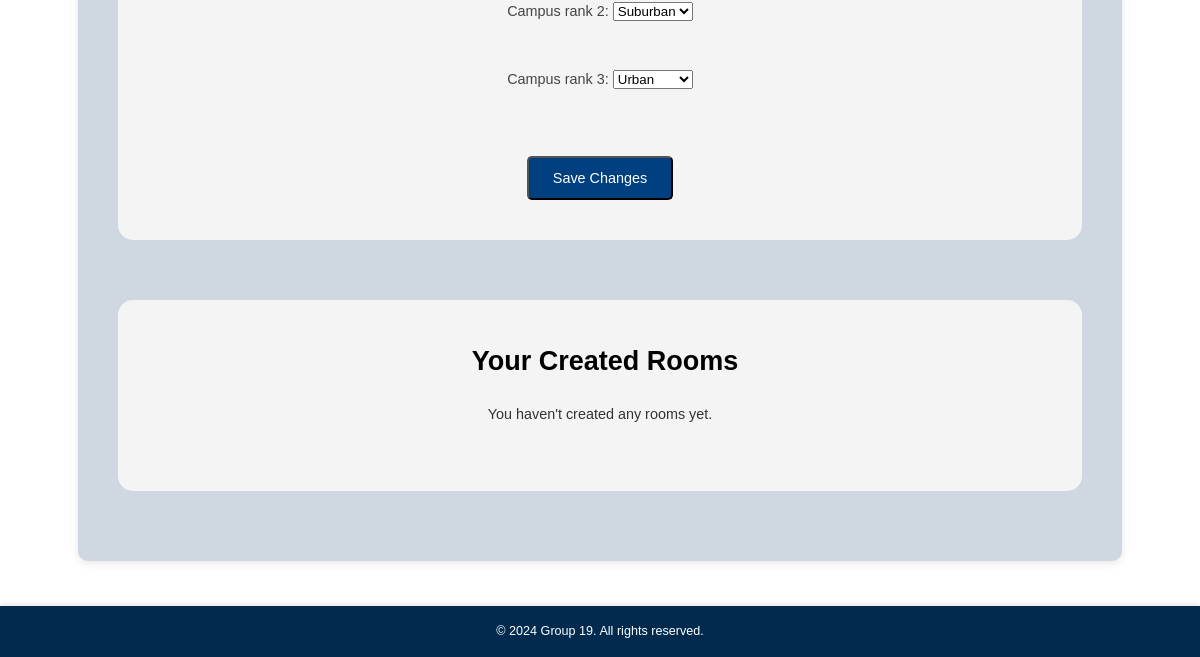
The app's page /profile/ (signed in, lower part), older data.
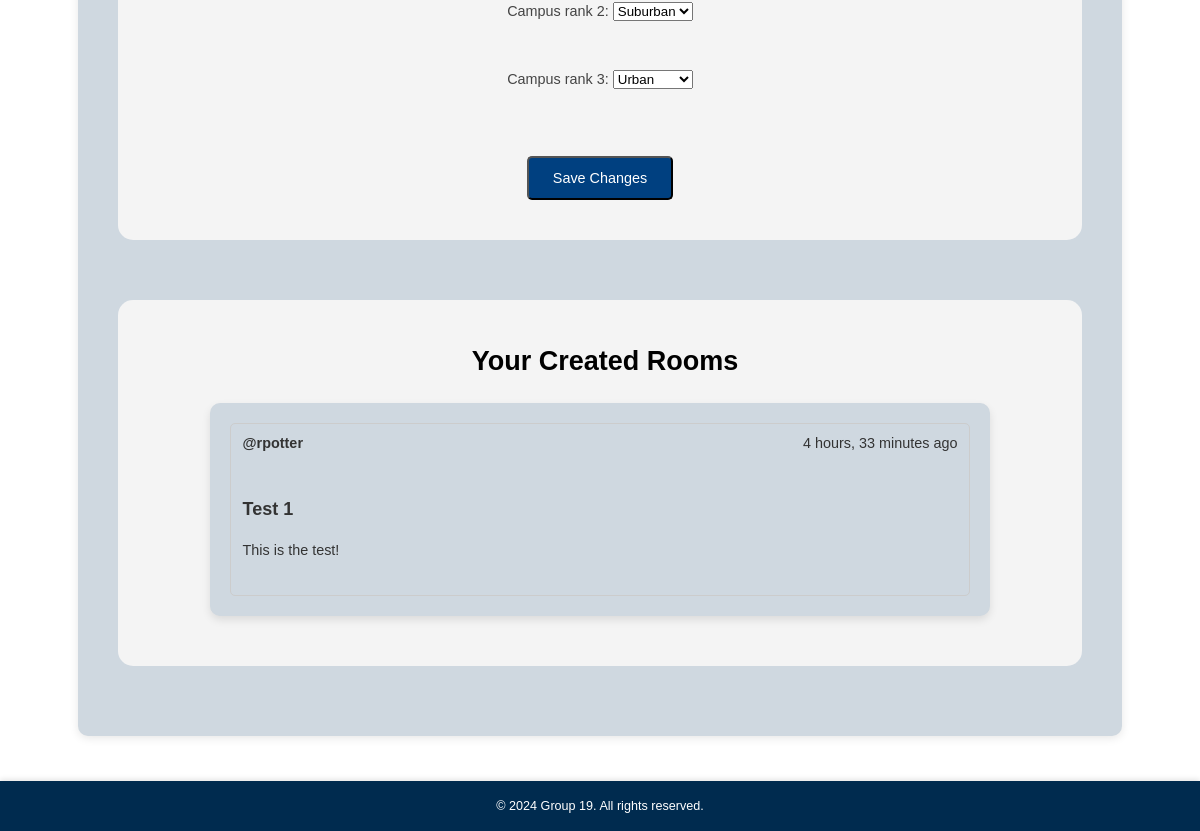
The same page, newer data.
### base/models.py (models this page shows, shortened)
class Room(models.Model):
    name = models.CharField(max_length=255)
    description = models.TextField(blank=True, null=True)
    creator = models.ForeignKey(User, on_delete=models.CASCADE, related_name="rooms_created")
    created_at = models.DateTimeField(auto_now_add=True)

### base/views.py (the view, shortened to what this page needs)
# urls.py: path('profile/', views.profile, name='profile'),
@login_required(login_url='login_register')
def profile(request):
    user = request.user
    password_form = PasswordChangeForm(user)
    rooms = Room.objects.filter(creator=user)
    profile_form = ProfileForm(instance=user.profile)
    return render(request, 'base/profile.html', {
        'user': user,
        'password_form': password_form,
        'profile_form': profile_form,
        'rooms': rooms,
    })

### base/forms.py
class ProfileForm(forms.ModelForm):
    campus_rank_1 = forms.ChoiceField(choices=Profile.CAMPUS_CHOICES, required=True)
    campus_rank_2 = forms.ChoiceField(choices=Profile.CAMPUS_CHOICES, required=True)
    campus_rank_3 = forms.ChoiceField(choices=Profile.CAMPUS_CHOICES, required=True)
    class Meta:
        model = Profile
        fields = [
            'gre_score', 'gmat_score', 'undergrad_gpa',
            'desired_field_of_study', 'recommendation_letters',
            'campus_rank_1', 'campus_rank_2', 'campus_rank_3'
        ]

### base/templates/base/profile.html (shortened to what this page needs)
{% extends 'main.html' %}
{% block content %}
<div class="centered-profile">
    <div class="profile-container">
        <div class="profile-card">
            <form method="POST">
                {{ profile_form.as_p }}
                <button type="submit" class="btn btn-success">Save Changes</button>
            </form>
        </div>
        <div class="profile-card">
            <h2 class="profile-room-list-title">Your Created Rooms</h2>
            <ul class="room-list">
                {% for room in rooms %}
                    <li class="room-item">
                        <a href="{% url 'chatroom' room.id %}" class="room-link">
                            <div class="room-header">
                                <p class="room-name">@{{ room.creator.username }}</p>
                                <p class="room-time">{{ room.created_at|timesince }} ago</p>
                            </div>
                            <h3 class="room-name">{{ room.name }}</h3>
                            <p class="room-description">
                                {% if room.description|length > 100 %}
                                    {{ room.description|slice:":100" }}...
                                {% else %}
                                    {{ room.description }}
                                {% endif %}
                            </p>
                        </a>
                    </li>
                {% empty %}
                    <p>You haven't created any rooms yet.</p>
                {% endfor %}
            </ul>
        </div>
    </div>
</div>
{% endblock %}

Row changes from the older to the newer data that the page shows:
added Room: creator.username "rpotter", created_at "4 hours, 33 minutes", name "Test 1", description "This is the test!"
Text that changed along with them:
text no longer shown: "You haven't created any rooms yet."
